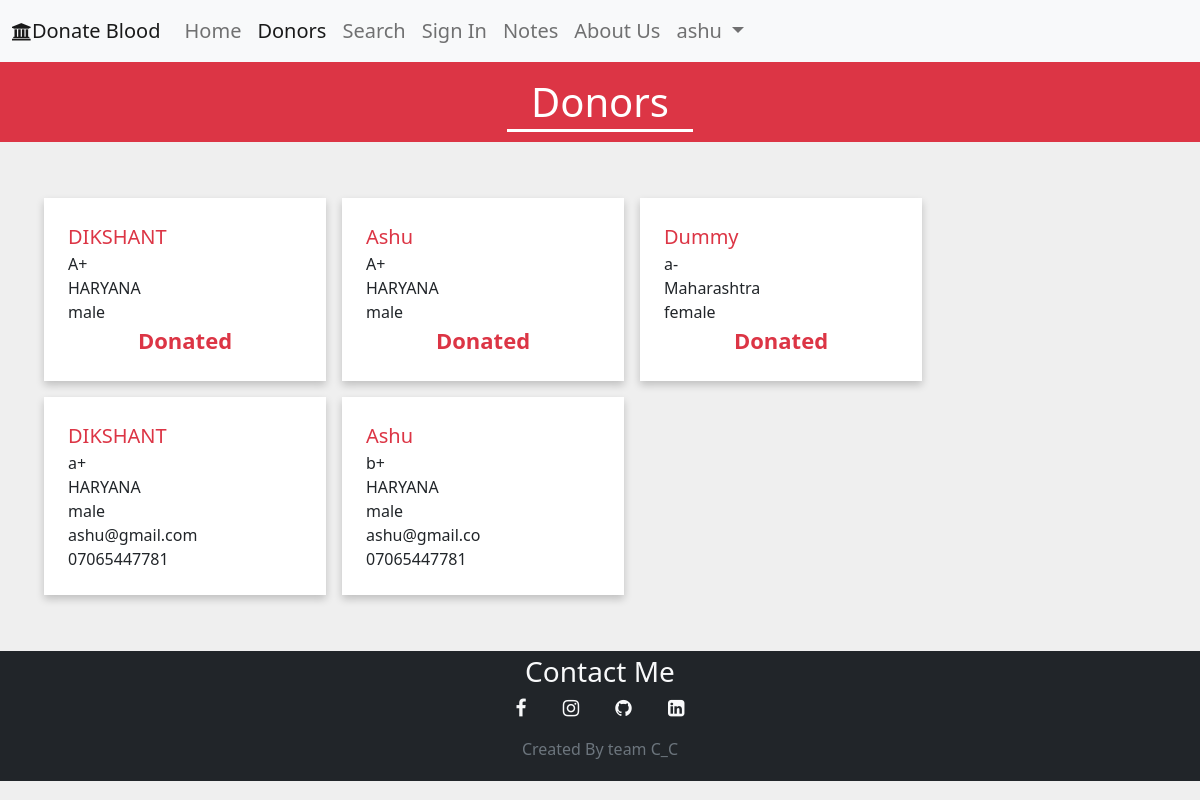
The page /donors.php (signed in) on the database its author committed.
### tables this page shows
CREATE TABLE `donors` (
  `id` int(255) NOT NULL,
  `name` varchar(255) NOT NULL,
  `blood_group` varchar(255) NOT NULL,
  `gender` varchar(255) NOT NULL,
  `email` varchar(255) NOT NULL,
  `dob` varchar(255) NOT NULL,
  `mobile` varchar(255) NOT NULL,
  `state` varchar(255) NOT NULL,
  `password` varchar(255) NOT NULL,
  `save_life_data` varchar(255) DEFAULT NULL
);

### donors.php (the view, shortened to what this page needs)
<?php
    include "includes/header.php";
    include "includes/db.php";
    if(isset($_SESSION["user_id"]) ){
        include "loginnav.php";
    }else{
        include "includes/navigation.php";
    }
?>
<div class="container-fluid bg-danger text-center donor-div p-3 ">
    <h1 class="d-inline text-white px-4  m-3">Donors</h1>
</div>
<div class="container-fluid p-5">
    <div class="row">
<?php
$selectquery = "select * from donors";
$query = mysqli_query($connection,$selectquery);
if(mysqli_num_rows($query) > 0){
    while($row = mysqli_fetch_assoc($query)){
        if($row["save_life_data"] == NULL){
            echo '<div class="col-md-3 p-4 donors-div m-2" >
                    <span class="text-danger text-capitalize" style="font-size:20px;">'.$row["name"].'</span>
                    <span class="">'.$row["blood_group"].'</span>
                    <span class="">'.$row["state"].'</span>
                    <span class="">'.$row["gender"].'</span>
                    <span class="">'.$row["email"].'</span>
                    <span class="">'.$row["mobile"].'</span>
                </div>';
        }else{
                $savedate = $row["save_life_data"];
                $end = date_create();
                $diff = date_diff(date_create($savedate),$end);
                $diffmonth = $diff->m;
                if($diffmonth >= 3){
                    echo '<div class="col-md-3 p-4 donors-div m-2" >
                    <span class="text-danger text-capitalize" style="font-size:20px;">'.$row["name"].'</span>
                    <span class="">'.$row["blood_group"].'</span>
                    <span class="">'.$row["state"].'</span>
                    <span class="">'.$row["gender"].'</span>
                    <span class="">'.$row["email"].'</span>
                    <span class="">'.$row["mobile"].'</span>
                </div>';
                }else{
                    echo '<div class="col-md-3 p-4 donors-div m-2" >
                    <span class="text-danger text-capitalize" style="font-size:20px;">'.$row["name"].'</span>
                    <span class="">'.$row["blood_group"].'</span>
                    <span class="">'.$row["state"].'</span>
                    <span class="">'.$row["gender"].'</span>
                    <b><span class="text-danger text-capitalize text-center" style="font-size:22px;color:red;">Donated</span></b>
            </div>';
                }
        }
    }
}
?>
    </div>
</div>
<?php
    include "includes/footer.php";
?>

### css/style.css (style rules this page uses)
* { font-size:20px; }

### donors.php (style rules this page uses)
* { font-size:16px; }
body { background:#efefef; }
.donor-div { position:relative !important; }
.donor-div h1 { border-bottom:3px solid white; }
.donors-div { max-width:300px; background:white; box-shadow:0px 4px 8px rgba(0,0,0,0.2); }
.donors-div span { display:block; }

### rows shown on the page
donors: name "DIKSHANT", blood_group "A+", state "HARYANA", gender "male"
donors: name "Ashu", blood_group "A+", state "HARYANA", gender "male"
donors: name "Dummy", blood_group "a-", state "Maharashtra", gender "female"
donors: name "DIKSHANT", blood_group "a+", state "HARYANA", gender "male", email "ashu@gmail.com", mobile "07065447781"
donors: name "Ashu", blood_group "b+", state "HARYANA", gender "male", email "ashu@gmail.co", mobile "07065447781"

### other values the page prints
$_SESSION["name"] "ashu"
